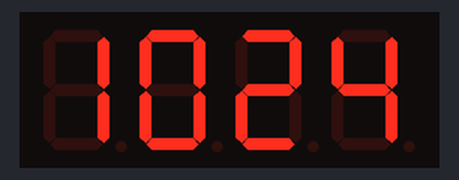
The program below on a simulated Raspberry Pi (header pin numbers). Parts: 4-digit seven-segment display. The clock reads 2024-03-15 10:24:30 at power-on unless the program sets it; the segment pins are drawn as the display they are named for; what the program prints to the terminal is not drawn.

Above: at 5.1 s.
At 30.6 s:
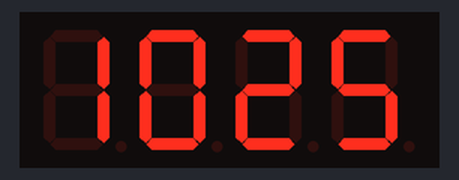

The program:

digit4display.py
```python
import RPi.GPIO as GPIO
import time

#   4 digit 7 segmented LED
#
#       digit 1        digit 2        digit 3        digit 4
#        _a_            _a_            _a_            _a_
#     f |_g_| b      f |_g_| b      f |_g_| b      f |_g_| b
#     e |___| c _h   e |___| c _h   e |___| c _h   e |___| c _h
#         d              d              d              d
#
# num   hgfe dcba   hex
#
# 0 = 	0011 1111   0x3F
# 1 =	0000 0110   0x06
# 2 =	0101 1011   0x5B
# 3 =	0100 1111   0x4F
# 4 =	0110 0110   0x66
# 5 =	0110 1101   0x6D
# 6 =	0111 1101   0x7D
# 7 =	0000 0111   0x07
# 8 =   0111 1111   0x7F
# 9 =   0110 0111   0x67

wait = 1000
digits = [32,36,38,40]
pins = [19,21,8,10,12,29,31,16]
segnum = [0x3F,0x06,0x5B,0x4F,0x66,0x6D,0x7D,0x07,0x7F,0x67]

def paintnumber(val, digit):
    GPIO.output(digit, GPIO.LOW)
    i = 0
    for pin in pins:
        GPIO.output(pin,(val & (0x01 << i)) >> i)
        i += 1
    time.sleep(.0025)
    GPIO.output(digit, GPIO.HIGH)

def displaytime():
    t = time.localtime()
    return("{:02d}{:02d}".format(t.tm_hour,t.tm_min))

def main():
    time.sleep(5) #need to wait 5 seconds for cronjobs
    GPIO.setwarnings(False)
    GPIO.setmode(GPIO.BOARD)   # Pins

    for pin in pins:
        GPIO.setup(pin, GPIO.OUT)

    for d in digits:
        GPIO.setup(d, GPIO.OUT)
        GPIO.output(d, GPIO.HIGH)

    try:
        print("--starting display of digits--")
        while True:
            # num = input("0-9999: ")
            num = displaytime()
            iter = int(wait/len(num))
            for w in range(iter):
                i = len(num)-1
                while i >= 0:
                    paintnumber(segnum[int(num[i])], digits[i])
                    i -= 1

    except KeyboardInterrupt:
        print("")
        print("Program shut down by user")
    finally:
        for pin in pins:
            GPIO.output(pin,0)
        GPIO.cleanup()

if __name__ == '__main__':
	main()
```

Measured:
- what the display in image 0 shows lasts 25.5 s, from 5.0 s to 30.5 s
